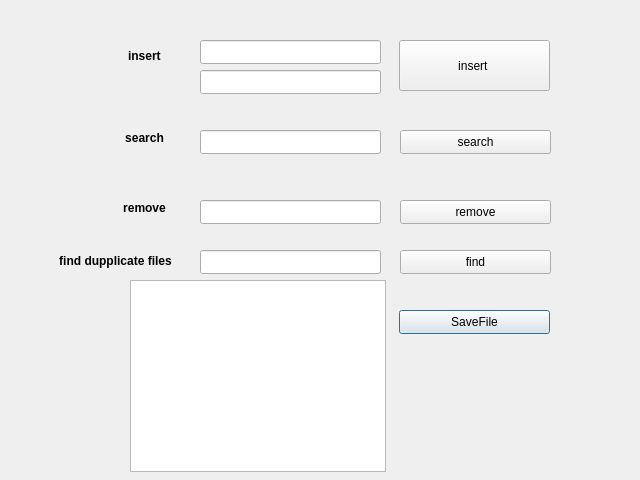
<?xml version="1.0" encoding="UTF-8"?>
<ui version="4.0">
 <class>Form</class>
 <widget class="QWidget" name="Form">
  <property name="geometry">
   <rect>
    <x>0</x>
    <y>0</y>
    <width>640</width>
    <height>480</height>
   </rect>
  </property>
  <property name="windowTitle">
   <string>Form</string>
  </property>
  <widget class="QLineEdit" name="insertEdit_key">
   <property name="geometry">
    <rect>
     <x>200</x>
     <y>40</y>
     <width>181</width>
     <height>24</height>
    </rect>
   </property>
  </widget>
  <widget class="QPushButton" name="insertButton">
   <property name="geometry">
    <rect>
     <x>399</x>
     <y>40</y>
     <width>151</width>
     <height>51</height>
    </rect>
   </property>
   <property name="text">
    <string>insert </string>
   </property>
  </widget>
  <widget class="QLabel" name="label">
   <property name="geometry">
    <rect>
     <x>128</x>
     <y>40</y>
     <width>41</width>
     <height>31</height>
    </rect>
   </property>
   <property name="font">
    <font>
     <bold>true</bold>
    </font>
   </property>
   <property name="text">
    <string>insert</string>
   </property>
  </widget>
  <widget class="QPushButton" name="searchButton">
   <property name="geometry">
    <rect>
     <x>400</x>
     <y>130</y>
     <width>151</width>
     <height>24</height>
    </rect>
   </property>
   <property name="text">
    <string>search</string>
   </property>
  </widget>
  <widget class="QLabel" name="label_2">
   <property name="geometry">
    <rect>
     <x>120</x>
     <y>130</y>
     <width>49</width>
     <height>16</height>
    </rect>
   </property>
   <property name="font">
    <font>
     <bold>true</bold>
    </font>
   </property>
   <property name="text">
    <string>search</string>
   </property>
   <property name="scaledContents">
    <bool>false</bool>
   </property>
   <property name="alignment">
    <set>Qt::AlignCenter</set>
   </property>
  </widget>
  <widget class="QLineEdit" name="searchEdit">
   <property name="geometry">
    <rect>
     <x>200</x>
     <y>130</y>
     <width>181</width>
     <height>24</height>
    </rect>
   </property>
  </widget>
  <widget class="QPushButton" name="remove">
   <property name="geometry">
    <rect>
     <x>400</x>
     <y>200</y>
     <width>151</width>
     <height>24</height>
    </rect>
   </property>
   <property name="text">
    <string>remove</string>
   </property>
  </widget>
  <widget class="QLabel" name="label_3">
   <property name="geometry">
    <rect>
     <x>120</x>
     <y>200</y>
     <width>49</width>
     <height>16</height>
    </rect>
   </property>
   <property name="font">
    <font>
     <bold>true</bold>
    </font>
   </property>
   <property name="autoFillBackground">
    <bool>false</bool>
   </property>
   <property name="text">
    <string>remove</string>
   </property>
   <property name="alignment">
    <set>Qt::AlignCenter</set>
   </property>
  </widget>
  <widget class="QLineEdit" name="removeEdit">
   <property name="geometry">
    <rect>
     <x>200</x>
     <y>200</y>
     <width>181</width>
     <height>24</height>
    </rect>
   </property>
  </widget>
  <widget class="QPushButton" name="saveButton">
   <property name="geometry">
    <rect>
     <x>399</x>
     <y>310</y>
     <width>151</width>
     <height>24</height>
    </rect>
   </property>
   <property name="text">
    <string>SaveFile</string>
   </property>
   <property name="default">
    <bool>true</bool>
   </property>
  </widget>
  <widget class="QLineEdit" name="insertEdit_data">
   <property name="geometry">
    <rect>
     <x>200</x>
     <y>70</y>
     <width>181</width>
     <height>24</height>
    </rect>
   </property>
  </widget>
  <widget class="QLabel" name="label_insert">
   <property name="geometry">
    <rect>
     <x>210</x>
     <y>100</y>
     <width>171</width>
     <height>20</height>
    </rect>
   </property>
   <property name="font">
    <font>
     <bold>true</bold>
    </font>
   </property>
   <property name="autoFillBackground">
    <bool>true</bool>
   </property>
   <property name="inputMethodHints">
    <set>Qt::ImhNone</set>
   </property>
   <property name="text">
    <string/>
   </property>
  </widget>
  <widget class="QLabel" name="label_search">
   <property name="geometry">
    <rect>
     <x>208</x>
     <y>160</y>
     <width>171</width>
     <height>20</height>
    </rect>
   </property>
   <property name="text">
    <string/>
   </property>
  </widget>
  <widget class="QLabel" name="label_savefile">
   <property name="geometry">
    <rect>
     <x>30</x>
     <y>420</y>
     <width>291</width>
     <height>31</height>
    </rect>
   </property>
   <property name="text">
    <string/>
   </property>
  </widget>
  <widget class="QPushButton" name="findButton">
   <property name="geometry">
    <rect>
     <x>400</x>
     <y>250</y>
     <width>151</width>
     <height>24</height>
    </rect>
   </property>
   <property name="text">
    <string>find</string>
   </property>
  </widget>
  <widget class="QLineEdit" name="findEdit">
   <property name="geometry">
    <rect>
     <x>200</x>
     <y>250</y>
     <width>181</width>
     <height>24</height>
    </rect>
   </property>
  </widget>
  <widget class="QLabel" name="label_4">
   <property name="geometry">
    <rect>
     <x>50</x>
     <y>250</y>
     <width>131</width>
     <height>21</height>
    </rect>
   </property>
   <property name="font">
    <font>
     <bold>true</bold>
    </font>
   </property>
   <property name="text">
    <string>find dupplicate files</string>
   </property>
   <property name="alignment">
    <set>Qt::AlignCenter</set>
   </property>
  </widget>
  <widget class="QListWidget" name="listWidget">
   <property name="geometry">
    <rect>
     <x>130</x>
     <y>280</y>
     <width>256</width>
     <height>192</height>
    </rect>
   </property>
  </widget>
 </widget>
 <resources/>
 <connections/>
</ui>
